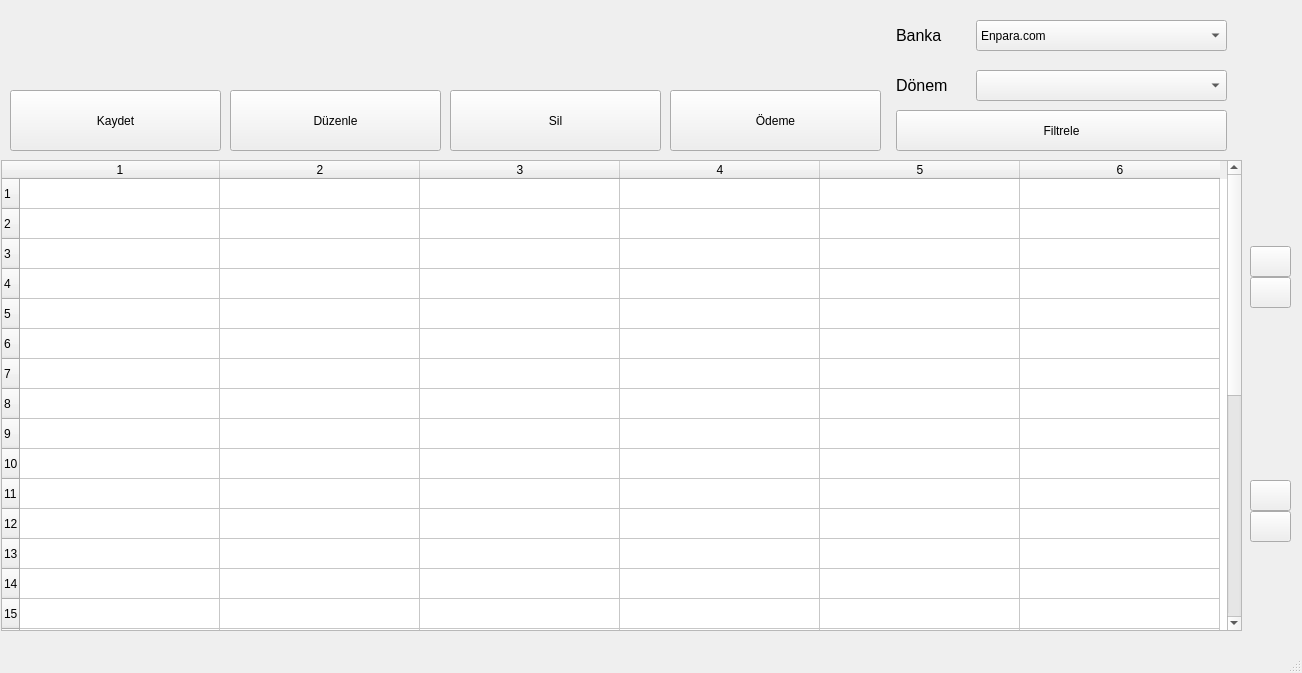
<?xml version="1.0" encoding="UTF-8"?>
<ui version="4.0">
 <class>MainWindow</class>
 <widget class="QMainWindow" name="MainWindow">
  <property name="geometry">
   <rect>
    <x>0</x>
    <y>0</y>
    <width>1302</width>
    <height>673</height>
   </rect>
  </property>
  <property name="windowTitle">
   <string>MainWindow</string>
  </property>
  <property name="tabShape">
   <enum>QTabWidget::Triangular</enum>
  </property>
  <widget class="QWidget" name="centralwidget">
   <widget class="QLabel" name="period_text_label">
    <property name="geometry">
     <rect>
      <x>896</x>
      <y>70</y>
      <width>91</width>
      <height>31</height>
     </rect>
    </property>
    <property name="font">
     <font>
      <pointsize>12</pointsize>
     </font>
    </property>
    <property name="lineWidth">
     <number>1</number>
    </property>
    <property name="text">
     <string>Dönem</string>
    </property>
   </widget>
   <widget class="QComboBox" name="cb_period">
    <property name="geometry">
     <rect>
      <x>976</x>
      <y>70</y>
      <width>251</width>
      <height>31</height>
     </rect>
    </property>
   </widget>
   <widget class="QTableWidget" name="tableWidget">
    <property name="geometry">
     <rect>
      <x>1</x>
      <y>160</y>
      <width>1241</width>
      <height>471</height>
     </rect>
    </property>
    <property name="gridStyle">
     <enum>Qt::SolidLine</enum>
    </property>
    <property name="sortingEnabled">
     <bool>false</bool>
    </property>
    <property name="rowCount">
     <number>30</number>
    </property>
    <property name="columnCount">
     <number>6</number>
    </property>
    <attribute name="horizontalHeaderDefaultSectionSize">
     <number>200</number>
    </attribute>
    <row/>
    <row/>
    <row/>
    <row/>
    <row/>
    <row/>
    <row/>
    <row/>
    <row/>
    <row/>
    <row/>
    <row/>
    <row/>
    <row/>
    <row/>
    <row/>
    <row/>
    <row/>
    <row/>
    <row/>
    <row/>
    <row/>
    <row/>
    <row/>
    <row/>
    <row/>
    <row/>
    <row/>
    <row/>
    <row/>
    <column/>
    <column/>
    <column/>
    <column/>
    <column/>
    <column/>
   </widget>
   <widget class="QPushButton" name="btn_filter">
    <property name="geometry">
     <rect>
      <x>896</x>
      <y>110</y>
      <width>331</width>
      <height>41</height>
     </rect>
    </property>
    <property name="text">
     <string>Filtrele</string>
    </property>
   </widget>
   <widget class="QPushButton" name="btn_save">
    <property name="geometry">
     <rect>
      <x>10</x>
      <y>90</y>
      <width>211</width>
      <height>61</height>
     </rect>
    </property>
    <property name="text">
     <string>Kaydet</string>
    </property>
   </widget>
   <widget class="QPushButton" name="btn_edit">
    <property name="geometry">
     <rect>
      <x>230</x>
      <y>90</y>
      <width>211</width>
      <height>61</height>
     </rect>
    </property>
    <property name="text">
     <string>Düzenle</string>
    </property>
   </widget>
   <widget class="QComboBox" name="cb_bank">
    <property name="geometry">
     <rect>
      <x>976</x>
      <y>20</y>
      <width>251</width>
      <height>31</height>
     </rect>
    </property>
    <item>
     <property name="text">
      <string>Enpara.com</string>
     </property>
    </item>
    <item>
     <property name="text">
      <string>Garanti BBVA</string>
     </property>
    </item>
    <item>
     <property name="text">
      <string>Özel</string>
     </property>
    </item>
   </widget>
   <widget class="QLabel" name="bank_text_label">
    <property name="geometry">
     <rect>
      <x>896</x>
      <y>20</y>
      <width>61</width>
      <height>31</height>
     </rect>
    </property>
    <property name="font">
     <font>
      <pointsize>12</pointsize>
     </font>
    </property>
    <property name="text">
     <string>Banka</string>
    </property>
   </widget>
   <widget class="QPushButton" name="btn_delete">
    <property name="geometry">
     <rect>
      <x>450</x>
      <y>90</y>
      <width>211</width>
      <height>61</height>
     </rect>
    </property>
    <property name="text">
     <string>Sil</string>
    </property>
   </widget>
   <widget class="QPushButton" name="btn_payment">
    <property name="geometry">
     <rect>
      <x>670</x>
      <y>90</y>
      <width>211</width>
      <height>61</height>
     </rect>
    </property>
    <property name="text">
     <string>Ödeme</string>
    </property>
   </widget>
   <widget class="QPushButton" name="btn_double_up">
    <property name="geometry">
     <rect>
      <x>1250</x>
      <y>246</y>
      <width>41</width>
      <height>31</height>
     </rect>
    </property>
    <property name="text">
     <string/>
    </property>
    <property name="icon">
     <iconset>
      <normaloff>double_up_icon.png</normaloff>double_up_icon.png</iconset>
    </property>
    <property name="iconSize">
     <size>
      <width>20</width>
      <height>20</height>
     </size>
    </property>
   </widget>
   <widget class="QPushButton" name="btn_up">
    <property name="geometry">
     <rect>
      <x>1250</x>
      <y>277</y>
      <width>41</width>
      <height>31</height>
     </rect>
    </property>
    <property name="text">
     <string/>
    </property>
    <property name="icon">
     <iconset>
      <normaloff>up_icon.png</normaloff>up_icon.png</iconset>
    </property>
    <property name="iconSize">
     <size>
      <width>20</width>
      <height>20</height>
     </size>
    </property>
   </widget>
   <widget class="QPushButton" name="btn_double_down">
    <property name="geometry">
     <rect>
      <x>1250</x>
      <y>511</y>
      <width>41</width>
      <height>31</height>
     </rect>
    </property>
    <property name="layoutDirection">
     <enum>Qt::LeftToRight</enum>
    </property>
    <property name="text">
     <string/>
    </property>
    <property name="icon">
     <iconset>
      <normaloff>double_down_icon.png</normaloff>double_down_icon.png</iconset>
    </property>
    <property name="iconSize">
     <size>
      <width>20</width>
      <height>20</height>
     </size>
    </property>
    <property name="checkable">
     <bool>false</bool>
    </property>
    <property name="autoRepeat">
     <bool>false</bool>
    </property>
    <property name="autoExclusive">
     <bool>false</bool>
    </property>
    <property name="autoDefault">
     <bool>false</bool>
    </property>
    <property name="default">
     <bool>false</bool>
    </property>
    <property name="flat">
     <bool>false</bool>
    </property>
   </widget>
   <widget class="QPushButton" name="btn_down">
    <property name="geometry">
     <rect>
      <x>1250</x>
      <y>480</y>
      <width>41</width>
      <height>31</height>
     </rect>
    </property>
    <property name="text">
     <string/>
    </property>
    <property name="icon">
     <iconset>
      <normaloff>down_icon.png</normaloff>down_icon.png</iconset>
    </property>
    <property name="iconSize">
     <size>
      <width>20</width>
      <height>20</height>
     </size>
    </property>
   </widget>
  </widget>
  <widget class="QMenuBar" name="menubar">
   <property name="geometry">
    <rect>
     <x>0</x>
     <y>0</y>
     <width>1302</width>
     <height>21</height>
    </rect>
   </property>
  </widget>
  <widget class="QStatusBar" name="statusbar"/>
 </widget>
 <resources/>
 <connections/>
</ui>
